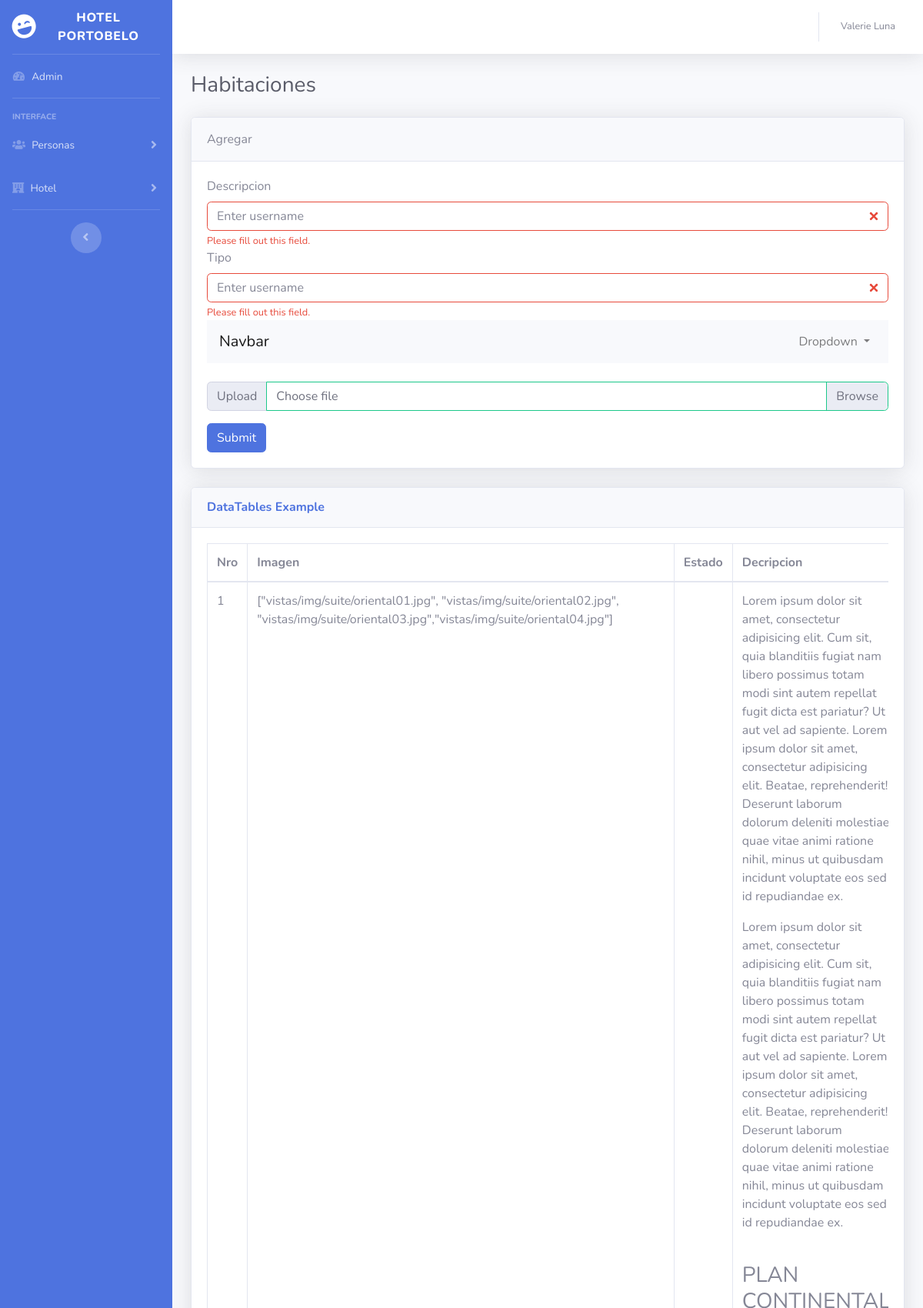
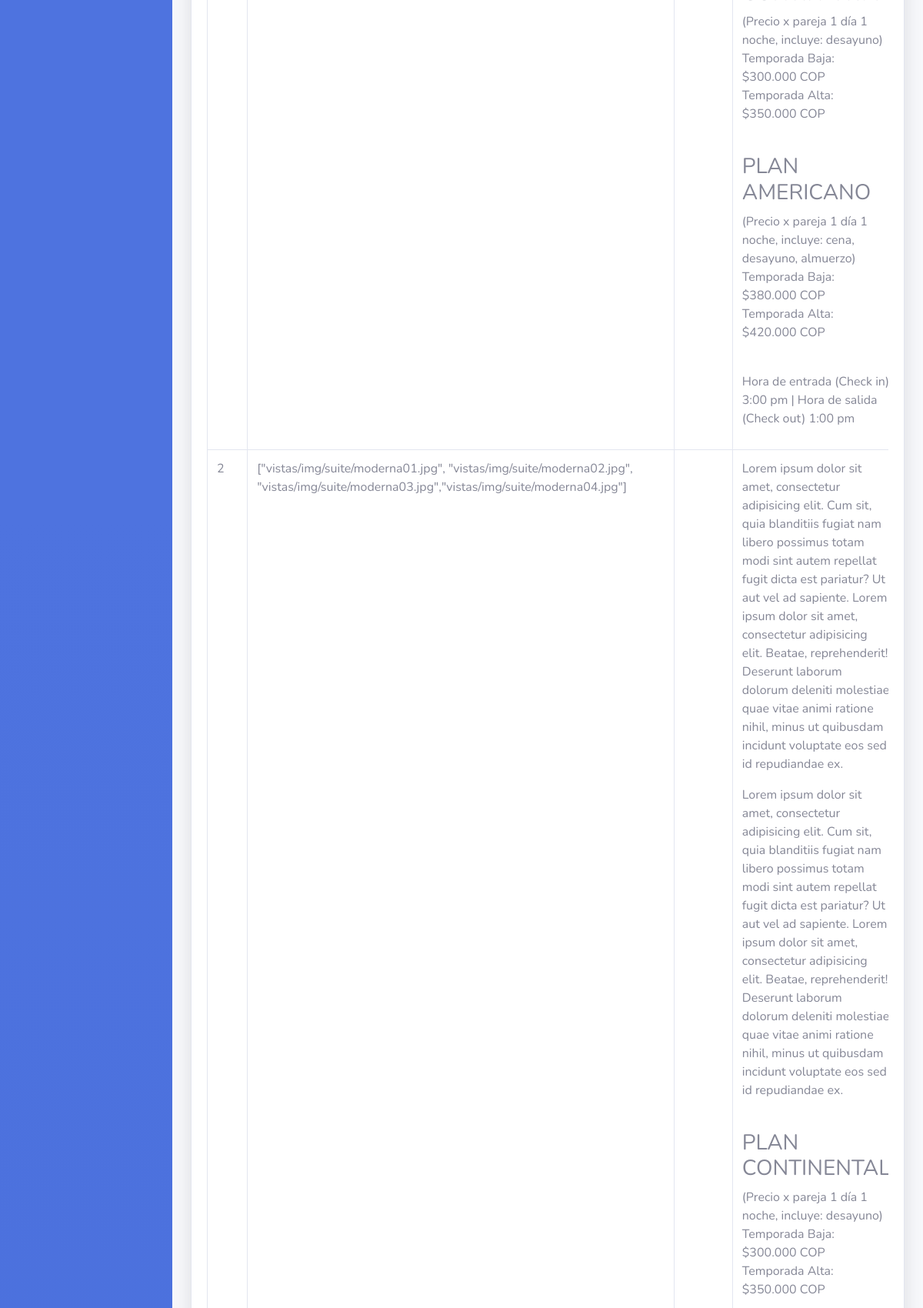
Page /presentacion/habitaciones.php (upper part) on the committed database (2 pictures, top to bottom).
### tables this page shows
CREATE TABLE `habitaciones` (
  `id` int(11) NOT NULL,
  `galeria` text NOT NULL,
  `estado` int(11) DEFAULT NULL,
  `descripcion` text NOT NULL,
  `fecha_h` timestamp NOT NULL DEFAULT current_timestamp() ON UPDATE current_timestamp(),
  `id_plan` int(11) NOT NULL,
  `id_categoria` int(11) NOT NULL
);

### datos/conexion.php (called while the page is built, shortened)
<?php
 class Conexion{
    private static $instance = null;
    private $pdo;
    private $driver='mysql';
    private $host='localhost';
    private $user='root';
    private $pass='';
    private $dbName='reservas-hotel-lite';
    private function __construct(){
        try {
            $this->pdo = new PDO("{$this->driver}:host={$this->host};dbname={$this->dbName};",$this->user,$this->pass);
            $this->pdo->setAttribute(PDO::ATTR_ERRMODE,PDO::ERRMODE_EXCEPTION);
        } catch (PDOExceptio $e) {
            echo $e->getMessage();
        }
    }
    public static function getInstance(){
        if (!self::$instance) {
            self::$instance = new Conexion();
        }
        return self::$instance;
    }
    public function getConnection()
    {
      return $this->pdo;
    }
 }

### negocio/NHabitacion.php (called while the page is built, shortened)
<?php
    include_once('../datos/DHabitacion.php');
    class NHabitacion{
        private $habitacion;
        public function __construct(){
            $this->habitacion = new DHabitacion();
        }
        public function getAll(){
           return $this->habitacion->getAll();
        }
    }
?>

### datos/DHabitacion.php (called while the page is built, shortened)
    <?php
    include_once('conexion.php');
class DHabitacion{
    private $pdo;
 public function __construct(){
        $this->pdo = Conexion::getInstance()->getConnection();
   }
 public function getAll(){
       try {
        $stm=$this->pdo->prepare("SELECT * FROM habitaciones");
        $stm->execute();
        return $stm->fetchAll(PDO::FETCH_OBJ);
       } catch (PDOException $e) {
            echo $e->getMessage();
        }
    }
}

### presentacion/habitaciones.php (the view, shortened to what this page needs)
<?php
include_once('includes/header.php');
include_once('../negocio/NHabitacion.php');
$habitaciones = new NHabitacion;
?>
    <div class="d-sm-flex align-items-center justify-content-between mb-4">
    <h1 class="h3 mb-0 text-gray-800">Habitaciones</h1>
    </div>
    <div class="card shadow mb-4">
        <div class="card-header py-3">
        Agregar
        </div>
        <div class="card-body">
          <form action="/action_page.php" class="was-validated">
          <div class="form-group">
    <label for="uname">Descripcion</label>
    <input type="text" class="form-control" id="uname" placeholder="Enter username" name="uname" required>
    <div class="invalid-feedback">Please fill out this field.</div>
    <label for="uname">Tipo</label>
    <input type="text" class="form-control" id="uname" placeholder="Enter username" name="uname" required>
    <div class="invalid-feedback">Please fill out this field.</div>
                  <nav class="navbar navbar-expand navbar-light bg-light mb-4">
                    <a class="navbar-brand" href="#">Navbar</a>
                    <ul class="navbar-nav ml-auto">
                      <li class="nav-item dropdown">
                        <a class="nav-link dropdown-toggle" href="#" id="navbarDropdown" role="button" data-toggle="dropdown" aria-haspopup="true" aria-expanded="false">
                          Dropdown
                        </a>
                      </li>
                    </ul>
                  </nav>
  </div>
  <div class="input-group mb-3">
  <div class="input-group-prepend">
    <span class="input-group-text" id="inputGroupFileAddon01">Upload</span>
  </div>
  <div class="custom-file">
    <label class="custom-file-label" for="inputGroupFile01">Choose file</label>
  </div>
</div>
  <button type="submit" class="btn btn-primary">Submit</button>
</div>
</div>
          <div class="card shadow mb-4">
            <div class="card-header py-3">
              <h6 class="m-0 font-weight-bold text-primary">DataTables Example</h6>
            </div>
            <div class="card-body">
              <div class="table-responsive">
                <table class="table table-bordered" id="dataTable" width="100%" cellspacing="0">
                  <thead>
                    <tr>
                      <th>Nro</th>
                      <th>Imagen</th>
                      <th>Estado</th>
                      <th>Decripcion</th>
                    </tr>
                  </thead>
                  <tbody>
                        <?php foreach($habitaciones->getAll() as $habitacion): ?>
                        <tr>
                          <td><?php echo $habitacion->id?></td>
                          <td><?php echo $habitacion->galeria?></td>
                          <td><?php echo $habitacion->estado?></td>
                          <td><?php echo $habitacion->descripcion?></td>
                        </tr>
                      <?php endforeach;?>
                  </tbody>
                </table>
              </div>
            </div>
          </div>
<?php
include_once('includes/footer.php');
?>

### rows in the picture
habitaciones: id "1", galeria "[\"vistas/img/suite/oriental01.jpg\", \"vistas/img/suite/oriental02.jpg\", \"vistas/img/suite/oriental03.jpg\",\"vistas/img/suite/oriental04.jpg\"]", descripcion "Lorem ipsum dolor sit amet, consectetur adipisicing elit. Cum sit, quia blanditiis fugiat nam libero possimus totam modi sint autem repellat fugit dicta est pariatur? Ut aut vel ad sapiente. Lorem ipsum dolor sit amet, consectetur adipisicing elit. Beatae, reprehenderit! Deserunt laborum dolorum deleniti molestiae quae vitae animi ratione nihil, minus ut quibusdam incidunt voluptate eos sed id repudiandae ex. Lorem ipsum dolor sit amet, consectetur adipisicing elit. Cum sit, quia blanditiis fugiat nam libero possimus totam modi sint autem repellat fugit dicta est pariatur? Ut aut vel ad sapiente. Lorem ipsum dolor sit amet, consectetur adipisicing elit. Beatae, reprehenderit! Deserunt…"
habitaciones: id "2", galeria "[\"vistas/img/suite/moderna01.jpg\", \"vistas/img/suite/moderna02.jpg\", \"vistas/img/suite/moderna03.jpg\",\"vistas/img/suite/moderna04.jpg\"]", descripcion "Lorem ipsum dolor sit amet, consectetur adipisicing elit. Cum sit, quia blanditiis fugiat nam libero possimus totam modi sint autem repellat fugit dicta est pariatur? Ut aut vel ad sapiente. Lorem ipsum dolor sit amet, consectetur adipisicing elit. Beatae, reprehenderit! Deserunt laborum dolorum deleniti molestiae quae vitae animi ratione nihil, minus ut quibusdam incidunt voluptate eos sed id repudiandae ex. Lorem ipsum dolor sit amet, consectetur adipisicing elit. Cum sit, quia blanditiis fugiat nam libero possimus totam modi sint autem repellat fugit dicta est pariatur? Ut aut vel ad sapiente. Lorem ipsum dolor sit amet, consectetur adipisicing elit. Beatae, reprehenderit! Deserunt…"
